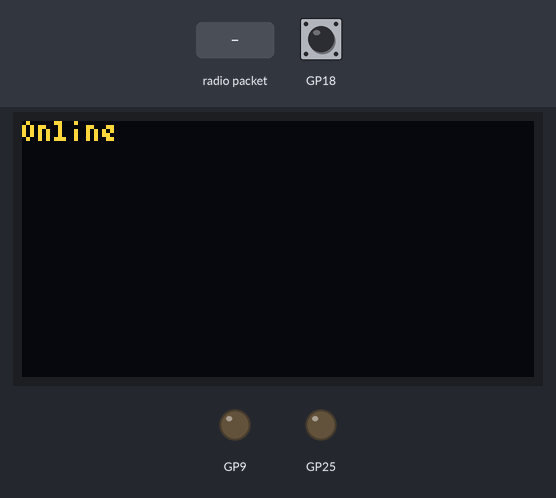
Bench run of a sketch on a simulated Raspberry Pi Pico. On the bench: 128×64 one-colour display, output pins drawn as LEDs (lit = HIGH). Inputs (shaded band) come from the test bench; at power-on: GP18 HIGH. The OLED is the two-colour kind (top 16 rows yellow); no radio packets arrive unless stated; what the sketch prints to the serial monitor is not drawn.

Above: at 1.4 s.
1.5 s: GP18 pulled LOW for 0.15 s
At 2.8 s:
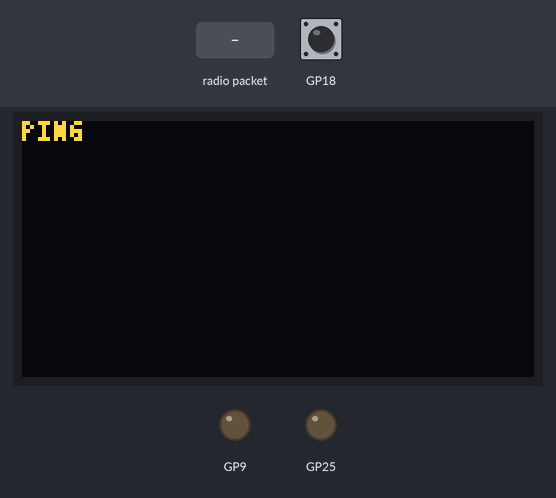
3.2 s: radio packet "PONG" arrives
At 4.0 s:
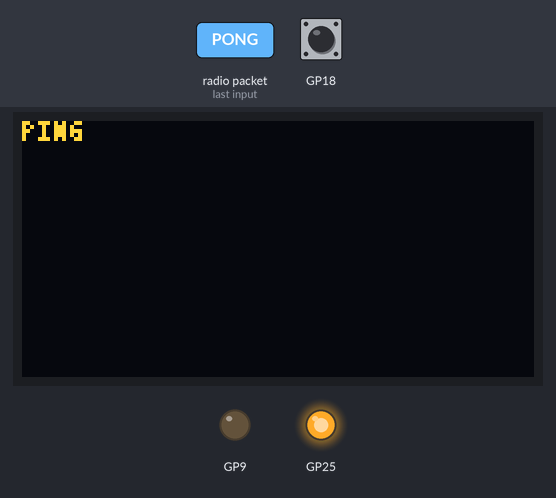
4.7 s: GP18 pulled LOW for 1 s
At 6.1 s:
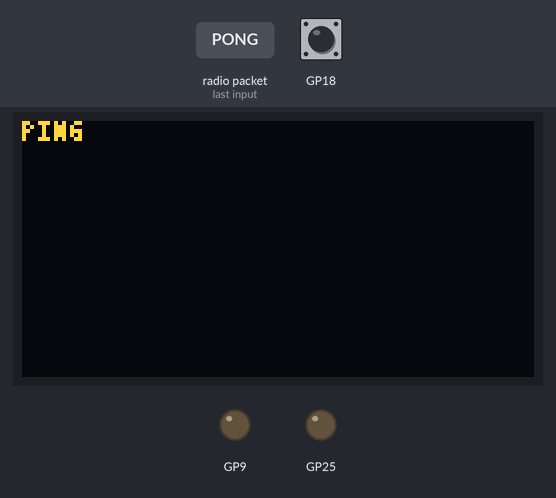
7.2 s: GP18 pulled LOW for 3.2 s
At 7.9 s:
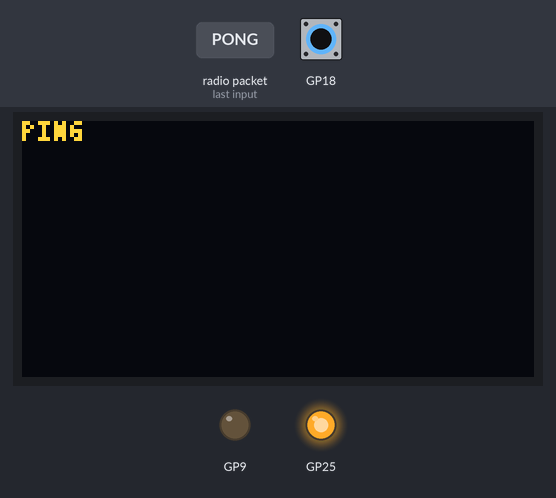
Timing chart, 0 to 12.0 s (numbered marks = the images above; inputs shaded):
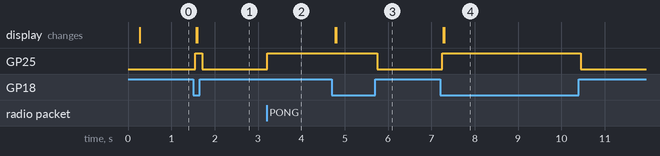

Measured:
- after the input at 1.5 s, GP25: LOW → HIGH after 0.05 s, → LOW 0.16 s later; the display: first changes after 0.08 s (image 1 shows a later state)
- after the input at 3.2 s, GP25: LOW → HIGH at once
- after the input at 4.7 s, GP25: HIGH → LOW after 1.1 s; the display: first changes after 0.08 s (image 3 shows a later state)
- after the input at 7.2 s, GP25: LOW → HIGH after 0.05 s, → LOW 3.2 s later; the display: first changes after 0.08 s (image 4 shows a later state)

The sketch:

RPI_Pico_LOra_sender.ino.ino
```cpp
unsigned long now;

void setup() {

  Serial.begin(115200);

  pinMode(25, OUTPUT);
  SCREEN_setup();
  Lora_setup();

  button_setup();

  PRINT_SCREEN("Online\n");

}

void loop(){

  button_loop();

//  sendMessage("message");


  }
```

Button.ino
```cpp
#include <ButtonDebounce.h>

ButtonDebounce button(18, 50);

void buttonChanged(int state){
  digitalWrite(25,!state);
//  Serial.println("Changed: " + String(state));
//  PRINT_SCREEN("button\t");
//  PRINT_SCREEN(String(state));
//  PRINT_SCREEN("\n");

  if (state == 0){

    PRINT_SCREEN("\fPING\n");
    sendMessage("PING");
    now = millis();

    }
}

void button_setup() {
  button.setCallback(buttonChanged);
}

void button_loop() {
  button.update();
}
```

Lora.ino
```cpp
#include <SPI.h>
#include <LoRa.h>

#define CS_PIN 5 // Connects to NSS
#define SCK_PIN 2 // Connects to SCK
#define MISO_PIN 4 //
#define MOSI_PIN 3 //
#define reset_PIN 10 // Connects to RST
#define INT_PIN 11 // Connects to DIO0

String outgoing;              // outgoing message
byte msgCount = 0;            // count of outgoing messages

void Lora_setup() {

  SPI.setRX(MISO_PIN);
  SPI.setCS(CS_PIN);
  SPI.setSCK(SCK_PIN);
  SPI.setTX(MOSI_PIN);
  SPI.begin(true);

  delay(200);

  LoRa.setSPI(SPI);
  LoRa.setPins(CS_PIN, reset_PIN, INT_PIN);

  Serial.print("Starting LORA");

  while (!LoRa.begin(915E6)) {
    Serial.print(".");
    delay(200);
  }

  LoRa.setSpreadingFactor(12); // between 6 and 12
//  LoRa.setSignalBandwidth(7.8E3); // Supported values are 7.8E3, 10.4E3, 15.6E3, 20.8E3, 31.25E3, 41.7E3, 62.5E3, 125E3, 250E3, and 500E3
  LoRa.enableCrc();
//  LoRa.setTxPower(14, PA_OUTPUT_RFO_PIN); // Supported values are 2 to 20 for PA_OUTPUT_PA_BOOST_PIN, and 0 to 14 for PA_OUTPUT_RFO_PIN
  LoRa.setTxPower(20); // Supported values are 2 to 20 for PA_OUTPUT_PA_BOOST_PIN, and 0 to 14 for PA_OUTPUT_RFO_PIN

  Serial.println("\tStarted!");

  LoRa.onReceive(onReceive);
  LoRa.receive();

}

void sendMessage(String outgoing) {

  Serial.print("Sending message: ");
  Serial.println(outgoing);

  LoRa.beginPacket();                   // start packet
//  LoRa.write(destination);              // add destination address
//  LoRa.write(localAddress);             // add sender address
  LoRa.write(msgCount);                 // add message ID
  LoRa.write(outgoing.length());        // add payload length
  LoRa.print(outgoing);                 // add payload
  LoRa.endPacket();                     // finish packet and send it
  msgCount++;                           // increment message ID
  LoRa.receive();
}

void onReceive(int packetSize) {
  if (packetSize == 0) return;          // if there's no packet, return

  digitalWrite(25,HIGH);

  // read packet header bytes:
//  int recipient = LoRa.read();          // recipient address
//  byte sender = LoRa.read();            // sender address
  byte incomingMsgId = LoRa.read();     // incoming msg ID
  byte incomingLength = LoRa.read();    // incoming msg length

  String incoming = "";                 // payload of packet

  while (LoRa.available()) {            // can't use readString() in callback, so
    incoming += (char)LoRa.read();      // add bytes one by one
  }

  if (incomingLength != incoming.length()) {   // check length for error
    Serial.println("error: message length does not match length");
    return;                             // skip rest of function
  }

//  // if the recipient isn't this device or broadcast,
//  if (recipient != localAddress && recipient != 0xFF) {
//    Serial.println("This message is not for me.");
//    return;                             // skip rest of function
//  }

  // if message is for this device, or broadcast, print details:
//  Serial.println("Received from: 0x" + String(sender, HEX));
//  Serial.println("Sent to: 0x" + String(recipient, HEX));
  Serial.println("Message ID: " + String(incomingMsgId));
  Serial.println("Message length: " + String(incomingLength));
  Serial.println("Message: " + incoming);

  PRINT_SCREEN(incoming);
  PRINT_SCREEN("\n");

  PRINT_SCREEN("RSSI: ");
  PRINT_SCREEN(String(LoRa.packetRssi()));
  PRINT_SCREEN("dB\n");

  PRINT_SCREEN("SNR: ");
  PRINT_SCREEN(String(LoRa.packetSnr()));
  PRINT_SCREEN("\n");

  PRINT_SCREEN("FREQ ERR: "+ String(LoRa.packetFrequencyError())+" htz\n");

  Serial.println("RSSI: " + String(LoRa.packetRssi()));
  Serial.println("Snr: " + String(LoRa.packetSnr()));
  Serial.println();

  digitalWrite(25,LOW);

  if(incoming == "PONG"){

    unsigned int ping_time = millis() - now;

    PRINT_SCREEN("PING = ");
    PRINT_SCREEN(String(ping_time));
    PRINT_SCREEN("\n");
  };
}
```

SCREEN.ino
```cpp
#include <Arduino.h>
#include <U8g2lib.h>

#include <Wire.h>

U8G2_SH1106_128X64_NONAME_1_HW_I2C u8g2(U8G2_R0, /* reset=*/ U8X8_PIN_NONE);

U8G2LOG u8g2log;

// assume 4x6 font
#define U8LOG_WIDTH 32
#define U8LOG_HEIGHT 10
uint8_t u8log_buffer[U8LOG_WIDTH*U8LOG_HEIGHT];

void SCREEN_setup(void) {

  Wire.setSDA(16);
  Wire.setSCL(17);

  /* U8g2 Project: SSD1306 Test Board */
  pinMode(10, OUTPUT);
  pinMode(9, OUTPUT);
  digitalWrite(10, 0);
  digitalWrite(9, 0);

  /* U8g2 Project: T6963 Test Board */
  //pinMode(18, OUTPUT);
  //digitalWrite(18, 1);

  /* U8g2 Project: KS0108 Test Board */
  //pinMode(16, OUTPUT);
  //digitalWrite(16, 0);

  /* U8g2 Project: LC7981 Test Board, connect RW to GND */
  //pinMode(17, OUTPUT);
  //digitalWrite(17, 0);

  /* U8g2 Project: Pax Instruments Shield: Enable Backlight */
  //pinMode(6, OUTPUT);
  //digitalWrite(6, 0);

  u8g2.begin();

  u8g2.setFont(u8g2_font_tom_thumb_4x6_mf); // set the font for the terminal window
  u8g2log.begin(u8g2, U8LOG_WIDTH, U8LOG_HEIGHT, u8log_buffer);
  u8g2log.setLineHeightOffset(0); // set extra space between lines in pixel, this can be negative
  u8g2log.setRedrawMode(0);   // 0: Update screen with newline, 1: Update screen for every char
}

void PRINT_SCREEN(String message){
  u8g2log.print(message);

  }
```
